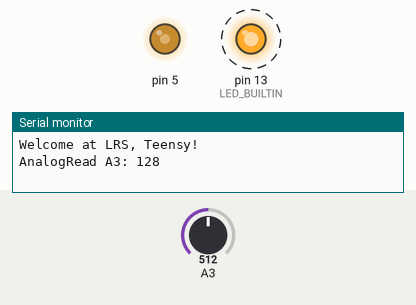
Bench run of a sketch on a simulated Teensy 4. Shown: output pins drawn as LEDs (lit = HIGH), the last lines printed to the serial monitor. Dashed ring = blinking. The inputs (shaded band) are chosen by the test bench; at power-on: A3 = 512.

Above: at 2.8 s.
3.3 s: A3 set to 716
At 4.0 s:
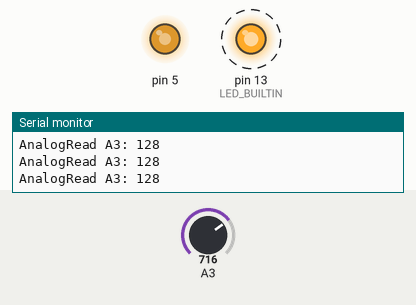
6.5 s: A3 set to 900
At 7.0 s:
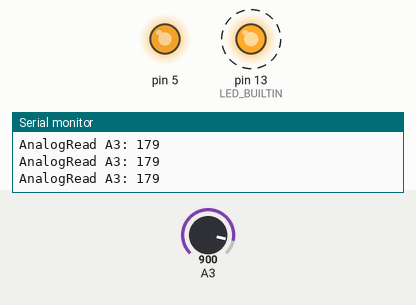
9.7 s: A3 set to 122
At 10.0 s:
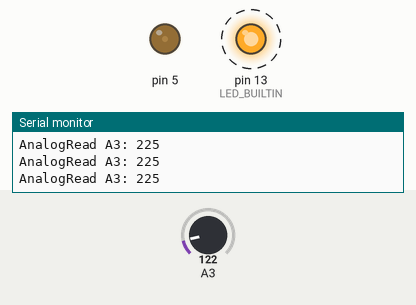
12.9 s: A3 set to 0
At 13.6 s:
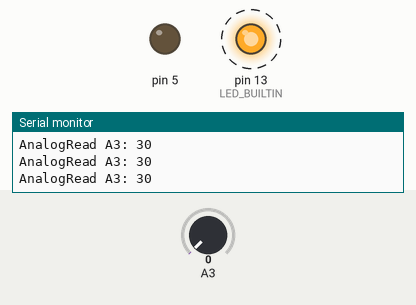
Timing chart, 0 to 17.1 s (numbered marks = the images above; inputs shaded):
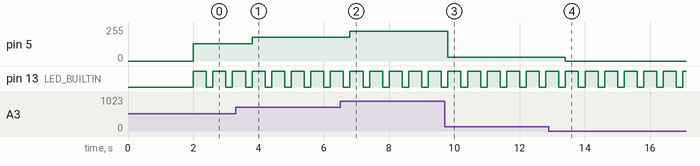

Measured:
- after the input at 3.3 s, pin 5: 128/255 → 179/255 after 0.50 s
- after the input at 6.5 s, pin 5: 179/255 → 225/255 after 0.30 s
- after the input at 9.7 s, pin 5: 225/255 → 30/255 after 0.10 s
- after the input at 12.9 s, pin 5: 30/255 → 0/255 after 0.51 s
- by itself, pin 13 (LED_BUILTIN): alternates HIGH for 0.40 s and LOW for 0.20 s

The sketch:

main.ino
```cpp
#include <Arduino.h>

void setup() {
  // put your setup code here, to run once:
  pinMode(LED_BUILTIN, OUTPUT);
  pinMode(5, OUTPUT);
  pinMode(5, LOW);
  Serial.begin(9600);
  delay(2000);
  Serial.println("Welcome at LRS, Teensy!");
}

void loop() {
  uint16_t val;
  val = analogRead(A3)/4;
  digitalWrite(LED_BUILTIN, HIGH);
  analogWrite(5, val);
  delay(400);
  digitalWrite(LED_BUILTIN, LOW);
  analogWrite(5, val);
  delay(200);
  Serial.printf("AnalogRead A3: %i\n", val);
}
```
